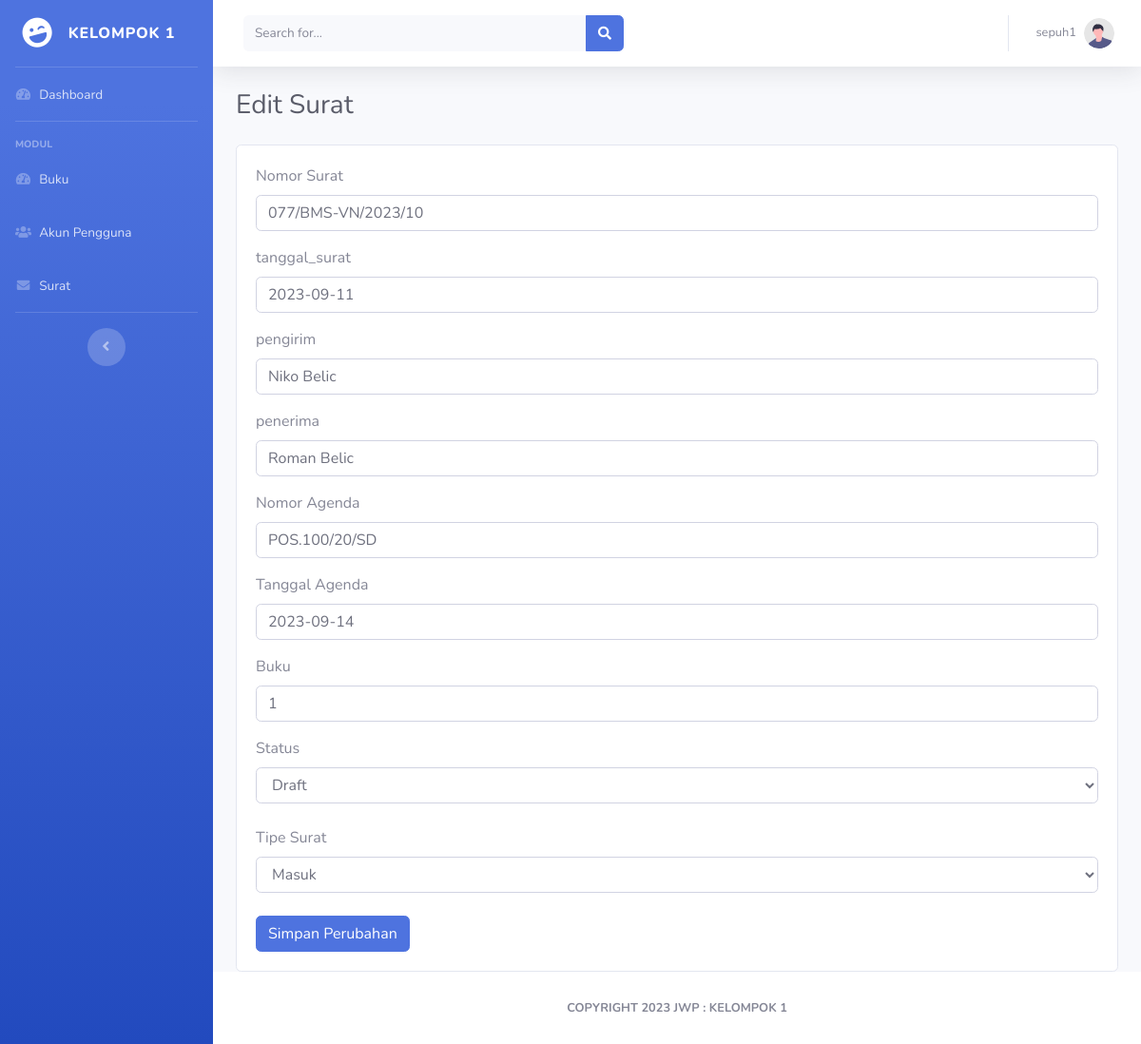
The page /surat/edit.php?id=1 (signed in) on the database its author committed.
### tables this page shows
CREATE TABLE `surat` (
  `id` int(11) NOT NULL,
  `nomor_surat` varchar(255) NOT NULL,
  `tanggal_surat` date NOT NULL,
  `pengirim` varchar(255) NOT NULL,
  `penerima` varchar(255) DEFAULT NULL,
  `nomor_agenda` varchar(255) NOT NULL,
  `tanggal_agenda` date NOT NULL,
  `buku_id` int(11) NOT NULL,
  `status` enum('draft','proses','selesai','tunda') NOT NULL,
  `tipe_surat` enum('masuk','keluar') NOT NULL DEFAULT 'masuk',
  `created_at` timestamp NOT NULL DEFAULT CURRENT_TIMESTAMP
);

### surat/edit.php (the view, shortened to what this page needs)
<?php require_once('../template/head.php') ?>
<?php require_once('../template/menu.php') ?>
<?php
$id= $_GET['id'];
$sql= "SELECT * FROM surat WHERE id=$id";
$data= mysqli_query($conn, $sql);
$result= mysqli_fetch_assoc($data);
?>
<div class="container-fluid">
   <h1 class="h3 mb-4 text-gray-800">Edit Surat</h1>
   <div class="card">
    <div class="card-body">
        <div class="row">
            <div class="col-md-12">
                <form action="proses_edit.php?id=<?php echo $id?>" method="post" >
                <div class="form-group">
                    <label for="nomor_surat">Nomor Surat</label>
                    <input type="text" name="nomor_surat" class="form-control" value="<?php echo $result['nomor_surat']?>">
                </div>
                <div class= "form-group">
                    <label for="tanggal_surat">tanggal_surat</label>
                    <input type="text" name="tanggal_surat" class="form-control" value="<?php echo $result['tanggal_surat']?>">
                </div>
                <div class= "form-group">
                    <label for="pengirim">pengirim</label>
                    <input type="text" name="pengirim" class="form-control" value="<?php echo $result['pengirim']?>">
                </div>
                <div class= "form-group">
                    <label for="penerima">penerima</label>
                    <input type="text" name="penerima" class="form-control" value="<?php echo $result['penerima']?>">
                </div>
                <div class= "form-group">
                    <label for="nomor_agenda">Nomor Agenda</label>
                    <input type="text" name="nomor_agenda" class="form-control" value="<?php echo $result['nomor_agenda']?>">
                </div>
                <div class= "form-group">
                    <label for="tanggal_agenda">Tanggal Agenda</label>
                    <input type="text" name="tanggal_agenda" class="form-control" value="<?php echo $result['tanggal_agenda']?>">
                </div>
                <div class= "form-group">
                    <label for="buku_id">Buku</label>
                    <input type="text" name="buku_id" class="form-control" value="<?php echo $result['buku_id']?>">
                </div>
                <div class= "form-group-option">
                    <label for="status">Status</label>
                    <select name="status" class="form-control">
                        <option value="draft">Draft</option>
                    </select>
                </div>
                <br>
                <label for="tipe_surat">Tipe Surat</label>
                <div class= "form-group-option">
                    <select name="tipe_surat" class="form-control">
                        <option value="masuk">Masuk</option>
                    </select>
                 <br>
                </div>
                    <button type="submit" name="simpan" class="btn btn-primary">Simpan Perubahan</button>
                </form>
            </div>
        </div>
    </div>
    </div>
</div>
<?php require_once('../template/foot.php') ?>

### rows shown on the page
surat: nomor_surat "077/BMS-VN/2023/10", tanggal_surat "2023-09-11", pengirim "Niko Belic", penerima "Roman Belic", nomor_agenda "POS.100/20/SD", tanggal_agenda "2023-09-14", buku_id "1"

### other values the page prints
$_SESSION['username'] "sepuh1"
